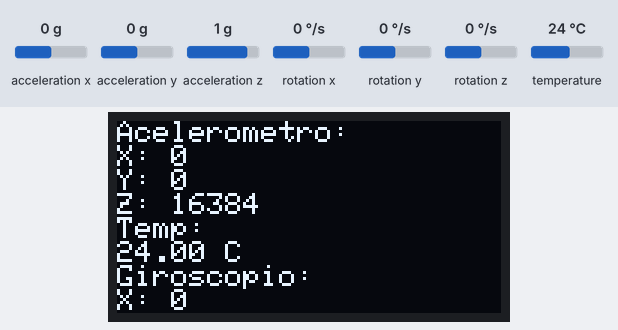
Bench run of a sketch on a simulated ESP32. Parts: 128×64 one-colour display. The inputs (shaded band) are chosen by the test bench; at power-on: acceleration x 0 g, acceleration y 0 g, acceleration z 1 g, rotation x 0 °/s, temperature 24 °C, rotation y 0 °/s, rotation z 0 °/s.

Above: at 2.2 s.
2.3 s: acceleration x set to -1.4 g
At 3.8 s:
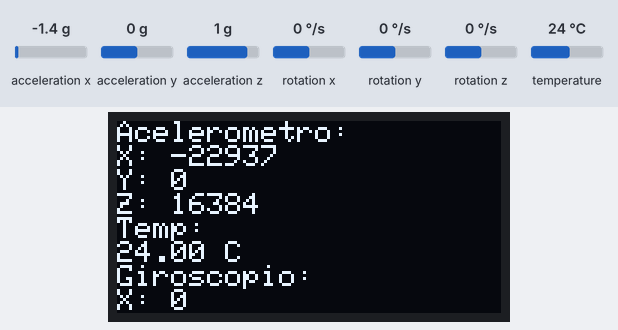
4.1 s: acceleration y set to -1.4 g
At 4.8 s:
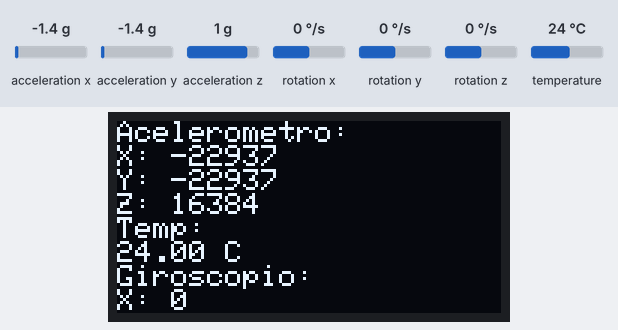
5.7 s: acceleration z set to -1.4 g
At 6.8 s:
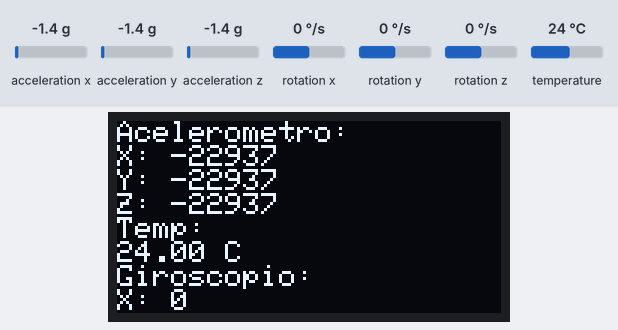
7.3 s: rotation x set to -192 °/s
At 8.6 s:
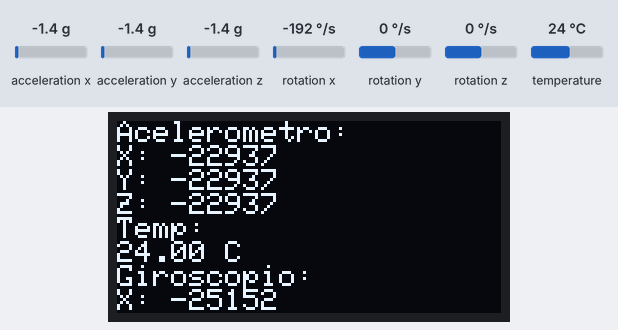
8.9 s: temperature set to 12 °C
At 9.5 s:
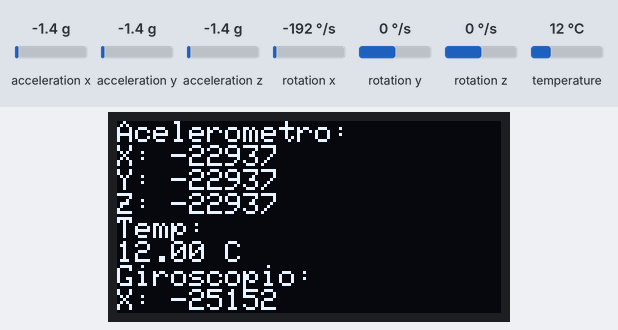
Timing chart, 0 to 11.5 s (numbered marks = the images above; inputs shaded):
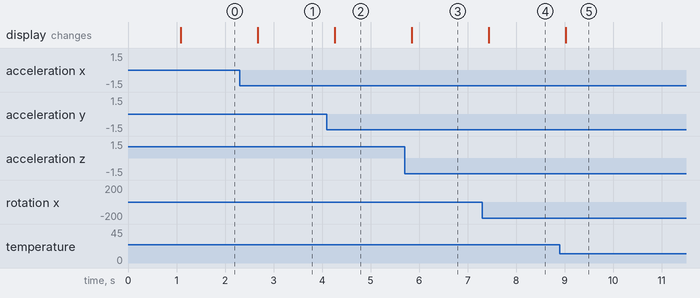

The sketch:

script.ino
```cpp
#include "WiFi.h"
#include <Wire.h>
#include <Adafruit_GFX.h>
#include <Adafruit_SSD1306.h>
#include <MPU6050.h>

// Configurações do display OLED
#define SCREEN_WIDTH 128
#define SCREEN_HEIGHT 64
Adafruit_SSD1306 display(SCREEN_WIDTH, SCREEN_HEIGHT, &Wire, -1);

// Sensor MPU6050
MPU6050 mpu;

// Variáveis com dados do sensor
int16_t ax, ay, az;
int16_t gx, gy, gz;
float temperatureC;

void setup() {
  Serial.begin(115200);
  Wire.begin();

  if (!display.begin(SSD1306_SWITCHCAPVCC, 0x3C)) {
    Serial.println("Erro ao inicializar o display!");
    while (1);
  }

  display.clearDisplay();
  display.setTextSize(1);
  display.setTextColor(SSD1306_WHITE);

  // Inicialização do MPU6050
  mpu.initialize();
  if (!mpu.testConnection()) {
    Serial.println("Falha na conexão com o MPU6050");
    while (1);
  }

  display.setCursor(0, 0);
  display.println("MPU6050 Iniciado!");
  display.display();
  delay(1000);
}

void loop() {
  mpu.getMotion6(&ax, &ay, &az, &gx, &gy, &gz);
  int16_t tempRaw = mpu.getTemperature();
  temperatureC = (tempRaw / 340.0) + 36.53;


  // Mostra os dados no display
  display.clearDisplay();
  display.setCursor(0, 0);
  display.println("Acelerometro:");
  display.print("X: "); display.println(ax);
  display.print("Y: "); display.println(ay);
  display.print("Z: "); display.println(az);


  display.println("Temp:");
  display.print(temperatureC);
  display.println(" C");

  display.println("Giroscopio:");
  display.print("X: "); display.println(gx);
  display.print("Y: "); display.println(gy);
  display.print("Z: "); display.println(gz);

  display.display();
  delay(500);
}
```

Measured:
- after the input at 2.3 s, the display: changes after 0.37 s (image 1)
- after the input at 4.1 s, the display: changes after 0.16 s (image 2)
- after the input at 5.7 s, the display: changes after 0.15 s (image 3)
- after the input at 7.3 s, the display: changes after 0.14 s (image 4)
- after the input at 8.9 s, the display: changes after 0.12 s (image 5)
